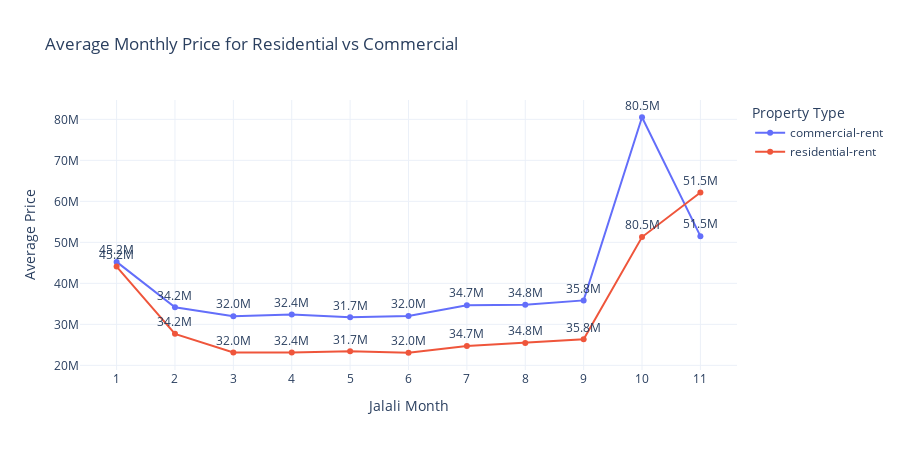

The notebook cell this image was saved under:
### Code cell
fig = px.line(
    df_6,
    x="jalali_month",
    y="mean_rent_credit",
    color="cat2_slug",
    markers=True,
    labels={
        "jalali_month": "Jalali Month",
        "mean_rent_credit": "Average Price",
        "cat2_slug": "Category"
    },
    title="Average Monthly Price for Residential vs Commercial"
)

fig.update_traces(
    mode="lines+markers+text",
    text=df_6["mean_rent_credit"].apply(lambda x: f"{x/1e6:.1f}M"),  # ✅ تبدیل به میلیون
    textposition="top center",
    textfont_size=12
)

fig.update_xaxes(tickmode="linear", tick0=1, dtick=1)

fig.update_layout(
    width=900,
    height=450,
    legend_title_text="Property Type",
    template="plotly_white"
)

fig.show()

### Figure 1 — Plotly figure (JSON) as saved in the notebook; plotly's stock layout.template omitted (floating-point values rounded to 4 significant figures)
{"data": [{"hovertemplate": "Category=commercial-rent<br>Jalali Month=%{x}<br>Average Price=%{y}<extra></extra>", "legendgroup": "commercial-rent", "line": {"color": "#636efa", "dash": "solid"}, "marker": {"symbol": "circle"}, "mode": "lines+markers+text", "name": "commercial-rent", "orientation": "v", "showlegend": true, "text": ["45.2M", "34.2M", "32.0M", "32.4M", "31.7M", "32.0M", "34.7M", "34.8M", "35.8M", "80.5M", "51.5M", "44.1M", "27.7M", "23.1M", "23.1M", "23.4M", "23.1M", "24.7M", "25.5M", "26.3M", "51.3M", "62.2M"], "textfont": {"size": 12}, "textposition": "top center", "type": "scatter", "x": [1, 2, 3, 4, 5, 6, 7, 8, 9, 10, 11], "xaxis": "x", "y": [45230000.0, 34160000.0, 31980000.0, 32370000.0, 31710000.0, 32010000.0, 34670000.0, 34750000.0, 35830000.0, 80510000.0, 51500000.0], "yaxis": "y"}, {"hovertemplate": "Category=residential-rent<br>Jalali Month=%{x}<br>Average Price=%{y}<extra></extra>", "legendgroup": "residential-rent", "line": {"color": "#EF553B", "dash": "solid"}, "marker": {"symbol": "circle"}, "mode": "lines+markers+text", "name": "residential-rent", "orientation": "v", "showlegend": true, "text": ["45.2M", "34.2M", "32.0M", "32.4M", "31.7M", "32.0M", "34.7M", "34.8M", "35.8M", "80.5M", "51.5M", "44.1M", "27.7M", "23.1M", "23.1M", "23.4M", "23.1M", "24.7M", "25.5M", "26.3M", "51.3M", "62.2M"], "textfont": {"size": 12}, "textposition": "top center", "type": "scatter", "x": [1, 2, 3, 4, 5, 6, 7, 8, 9, 10, 11], "xaxis": "x", "y": [44080000.0, 27670000.0, 23140000.0, 23120000.0, 23410000.0, 23070000.0, 24710000.0, 25450000.0, 26330000.0, 51290000.0, 62160000.0], "yaxis": "y"}], "layout": {"height": 450, "legend": {"title": {"text": "Property Type"}, "tracegroupgap": 0}, "title": {"text": "Average Monthly Price for Residential vs Commercial"}, "width": 900, "xaxis": {"anchor": "y", "domain": [0, 1], "dtick": 1, "tick0": 1, "tickmode": "linear", "title": {"text": "Jalali Month"}}, "yaxis": {"anchor": "x", "domain": [0, 1], "title": {"text": "Average Price"}}}}
